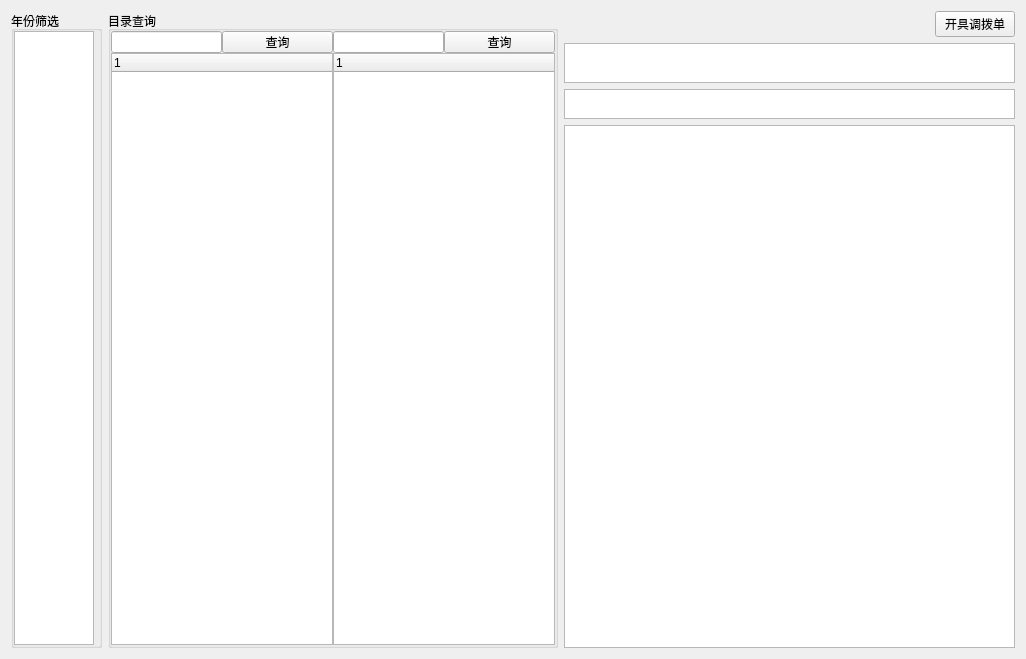
<?xml version="1.0" encoding="UTF-8"?>
<ui version="4.0">
 <class>Form</class>
 <widget class="QWidget" name="Form">
  <property name="geometry">
   <rect>
    <x>0</x>
    <y>0</y>
    <width>1026</width>
    <height>659</height>
   </rect>
  </property>
  <property name="windowTitle">
   <string>Form</string>
  </property>
  <layout class="QHBoxLayout" name="horizontalLayout_8">
   <item>
    <widget class="QGroupBox" name="groupBox">
     <property name="maximumSize">
      <size>
       <width>110</width>
       <height>16777215</height>
      </size>
     </property>
     <property name="title">
      <string>年份筛选</string>
     </property>
     <layout class="QVBoxLayout" name="verticalLayout">
      <property name="spacing">
       <number>0</number>
      </property>
      <property name="leftMargin">
       <number>0</number>
      </property>
      <property name="topMargin">
       <number>0</number>
      </property>
      <property name="rightMargin">
       <number>5</number>
      </property>
      <property name="bottomMargin">
       <number>0</number>
      </property>
      <item>
       <widget class="QListWidget" name="lw_yearChoose">
        <property name="sizePolicy">
         <sizepolicy hsizetype="Minimum" vsizetype="Expanding">
          <horstretch>0</horstretch>
          <verstretch>0</verstretch>
         </sizepolicy>
        </property>
        <property name="maximumSize">
         <size>
          <width>80</width>
          <height>16777215</height>
         </size>
        </property>
       </widget>
      </item>
     </layout>
    </widget>
   </item>
   <item>
    <widget class="QGroupBox" name="groupBox_2">
     <property name="sizePolicy">
      <sizepolicy hsizetype="Ignored" vsizetype="Preferred">
       <horstretch>0</horstretch>
       <verstretch>0</verstretch>
      </sizepolicy>
     </property>
     <property name="minimumSize">
      <size>
       <width>300</width>
       <height>0</height>
      </size>
     </property>
     <property name="maximumSize">
      <size>
       <width>450</width>
       <height>16777215</height>
      </size>
     </property>
     <property name="title">
      <string>目录查询</string>
     </property>
     <layout class="QGridLayout" name="gridLayout_2">
      <property name="leftMargin">
       <number>0</number>
      </property>
      <property name="topMargin">
       <number>0</number>
      </property>
      <property name="rightMargin">
       <number>0</number>
      </property>
      <property name="bottomMargin">
       <number>0</number>
      </property>
      <property name="spacing">
       <number>0</number>
      </property>
      <item row="0" column="2">
       <widget class="QWidget" name="wg_directory" native="true">
        <property name="sizePolicy">
         <sizepolicy hsizetype="Ignored" vsizetype="Preferred">
          <horstretch>0</horstretch>
          <verstretch>0</verstretch>
         </sizepolicy>
        </property>
        <property name="minimumSize">
         <size>
          <width>300</width>
          <height>0</height>
         </size>
        </property>
        <property name="maximumSize">
         <size>
          <width>450</width>
          <height>16777215</height>
         </size>
        </property>
        <layout class="QHBoxLayout" name="horizontalLayout_4">
         <property name="spacing">
          <number>0</number>
         </property>
         <property name="leftMargin">
          <number>0</number>
         </property>
         <property name="topMargin">
          <number>0</number>
         </property>
         <property name="rightMargin">
          <number>0</number>
         </property>
         <property name="bottomMargin">
          <number>0</number>
         </property>
         <item>
          <layout class="QHBoxLayout" name="horizontalLayout_3">
           <property name="spacing">
            <number>0</number>
           </property>
           <item>
            <layout class="QVBoxLayout" name="verticalLayout_2">
             <property name="spacing">
              <number>0</number>
             </property>
             <item>
              <layout class="QHBoxLayout" name="horizontalLayout" stretch="0,0">
               <property name="spacing">
                <number>0</number>
               </property>
               <item>
                <widget class="QLineEdit" name="le_first">
                 <property name="sizePolicy">
                  <sizepolicy hsizetype="Ignored" vsizetype="Fixed">
                   <horstretch>0</horstretch>
                   <verstretch>0</verstretch>
                  </sizepolicy>
                 </property>
                </widget>
               </item>
               <item>
                <widget class="QPushButton" name="pb_firstSelect">
                 <property name="sizePolicy">
                  <sizepolicy hsizetype="Ignored" vsizetype="Ignored">
                   <horstretch>0</horstretch>
                   <verstretch>0</verstretch>
                  </sizepolicy>
                 </property>
                 <property name="text">
                  <string>查询</string>
                 </property>
                </widget>
               </item>
              </layout>
             </item>
             <item>
              <widget class="QTreeWidget" name="tw_first">
               <column>
                <property name="text">
                 <string/>
                </property>
               </column>
              </widget>
             </item>
            </layout>
           </item>
           <item>
            <layout class="QVBoxLayout" name="verticalLayout_3">
             <property name="spacing">
              <number>0</number>
             </property>
             <item>
              <layout class="QHBoxLayout" name="horizontalLayout_2">
               <property name="spacing">
                <number>0</number>
               </property>
               <item>
                <widget class="QLineEdit" name="le_second">
                 <property name="sizePolicy">
                  <sizepolicy hsizetype="Ignored" vsizetype="Fixed">
                   <horstretch>0</horstretch>
                   <verstretch>0</verstretch>
                  </sizepolicy>
                 </property>
                </widget>
               </item>
               <item>
                <widget class="QPushButton" name="pb_secondSelect">
                 <property name="sizePolicy">
                  <sizepolicy hsizetype="Ignored" vsizetype="Ignored">
                   <horstretch>0</horstretch>
                   <verstretch>0</verstretch>
                  </sizepolicy>
                 </property>
                 <property name="text">
                  <string>查询</string>
                 </property>
                </widget>
               </item>
              </layout>
             </item>
             <item>
              <widget class="QTreeWidget" name="tw_second">
               <column>
                <property name="text">
                 <string/>
                </property>
               </column>
              </widget>
             </item>
            </layout>
           </item>
          </layout>
         </item>
        </layout>
       </widget>
      </item>
     </layout>
    </widget>
   </item>
   <item>
    <layout class="QVBoxLayout" name="verticalLayout_4">
     <item>
      <layout class="QHBoxLayout" name="horizontalLayout_6">
       <item>
        <spacer name="horizontalSpacer">
         <property name="orientation">
          <enum>Qt::Horizontal</enum>
         </property>
         <property name="sizeHint" stdset="0">
          <size>
           <width>40</width>
           <height>20</height>
          </size>
         </property>
        </spacer>
       </item>
       <item>
        <widget class="QPushButton" name="pb_issueOrderForm">
         <property name="text">
          <string>开具调拨单</string>
         </property>
        </widget>
       </item>
      </layout>
     </item>
     <item>
      <widget class="QTextBrowser" name="txt_disturbPlanYear">
       <property name="sizePolicy">
        <sizepolicy hsizetype="Ignored" vsizetype="Fixed">
         <horstretch>0</horstretch>
         <verstretch>0</verstretch>
        </sizepolicy>
       </property>
       <property name="minimumSize">
        <size>
         <width>0</width>
         <height>30</height>
        </size>
       </property>
       <property name="maximumSize">
        <size>
         <width>16777215</width>
         <height>40</height>
        </size>
       </property>
       <property name="html">
        <string>&lt;!DOCTYPE HTML PUBLIC &quot;-//W3C//DTD HTML 4.0//EN&quot; &quot;http://www.w3.org/TR/REC-html40/strict.dtd&quot;&gt;
&lt;html&gt;&lt;head&gt;&lt;meta name=&quot;qrichtext&quot; content=&quot;1&quot; /&gt;&lt;style type=&quot;text/css&quot;&gt;
p, li { white-space: pre-wrap; }
&lt;/style&gt;&lt;/head&gt;&lt;body style=&quot; font-family:'SimSun'; font-size:9pt; font-weight:400; font-style:normal;&quot;&gt;
&lt;p align=&quot;center&quot; style=&quot;-qt-paragraph-type:empty; margin-top:0px; margin-bottom:0px; margin-left:0px; margin-right:0px; -qt-block-indent:0; text-indent:0px;&quot;&gt;&lt;br /&gt;&lt;/p&gt;&lt;/body&gt;&lt;/html&gt;</string>
       </property>
      </widget>
     </item>
     <item>
      <widget class="QTextEdit" name="te_proof">
       <property name="sizePolicy">
        <sizepolicy hsizetype="Ignored" vsizetype="Fixed">
         <horstretch>0</horstretch>
         <verstretch>0</verstretch>
        </sizepolicy>
       </property>
       <property name="minimumSize">
        <size>
         <width>0</width>
         <height>20</height>
        </size>
       </property>
       <property name="maximumSize">
        <size>
         <width>16777215</width>
         <height>30</height>
        </size>
       </property>
      </widget>
     </item>
     <item>
      <widget class="QTableWidget" name="disturbResult"/>
     </item>
    </layout>
   </item>
  </layout>
 </widget>
 <resources/>
 <connections/>
</ui>
